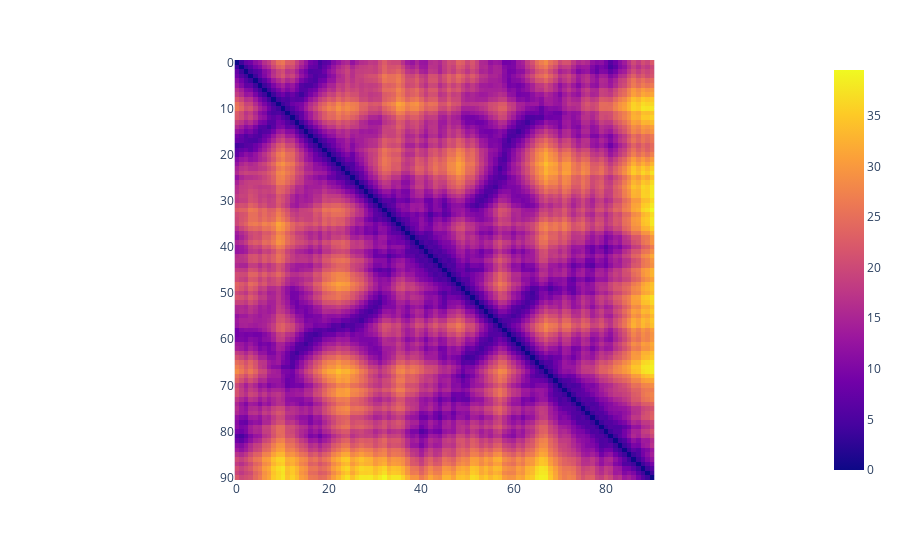

The cell this chart's notebook holds for it:
### Code cell
#!pip install plotly
import math
import plotly.express as px

def leArquivo(nomeArquivo):
    arquivo = open(nomeArquivo, "r")
    linhas = arquivo.readlines()
    arquivo.close()
    return linhas


def imprimeArquivo(linhas):
    for l in linhas:
        l = l.rstrip("\n")
        print(l)


linhas = leArquivo("C:/Users/linha/2m6q.pdb")


# imprimeArquivo(linhas)

def obtemCadeia(cadeia, linhas):
    atoms = {}
    for l in linhas:
        l = l.rstrip("\n")
        if l[0:4] == "ATOM" and l[21] == cadeia and l[13:15] == "CA":
            resSeq = int(l[22:26])
            x = float(l[30:38])
            y = float(l[38:46])
            z = float(l[47:54])
            atoms[resSeq] = (x, y, z)
    return atoms


cadeia = obtemCadeia("A", linhas)
#print(cadeia)


def dist(p1, p2):
    x = 0
    y = 1
    z = 2
    return math.sqrt((p1[x] - p2[x]) ** 2 + (p1[y] - p2[y]) ** 2 + (p1[z] - p2[z]) ** 2)


def mapaDistancia(atomos):
    m = []
    i = 0
    for a1 in atomos:
        m.append([])
        for a2 in atomos:
            m[i].append(dist(atomos[a1], atomos[a2], ))
        i += 1
    return m

m = mapaDistancia(cadeia)
#print(m)

fig = px.imshow(m)
fig.show()

### Figure 1 — Plotly figure (JSON) as saved in the notebook; plotly's stock layout.template omitted (floating-point values rounded to 4 significant figures; data arrays with more than 128 entries replaced by an {"elided": "..."} marker saying what was removed)
{"data": [{"coloraxis": "coloraxis", "hovertemplate": "x: %{x}<br>y: %{y}<br>color: %{z}<extra></extra>", "name": "0", "type": "heatmap", "xaxis": "x", "yaxis": "y", "z": {"elided": "91x91 float values"}}], "layout": {"coloraxis": {"colorscale": [[0, "#0d0887"], [0.1111, "#46039f"], [0.2222, "#7201a8"], [0.3333, "#9c179e"], [0.4444, "#bd3786"], [0.5556, "#d8576b"], [0.6667, "#ed7953"], [0.7778, "#fb9f3a"], [0.8889, "#fdca26"], [1, "#f0f921"]]}, "margin": {"t": 60}, "xaxis": {"anchor": "y", "constrain": "domain", "domain": [0, 1], "scaleanchor": "y"}, "yaxis": {"anchor": "x", "autorange": "reversed", "constrain": "domain", "domain": [0, 1]}}}
